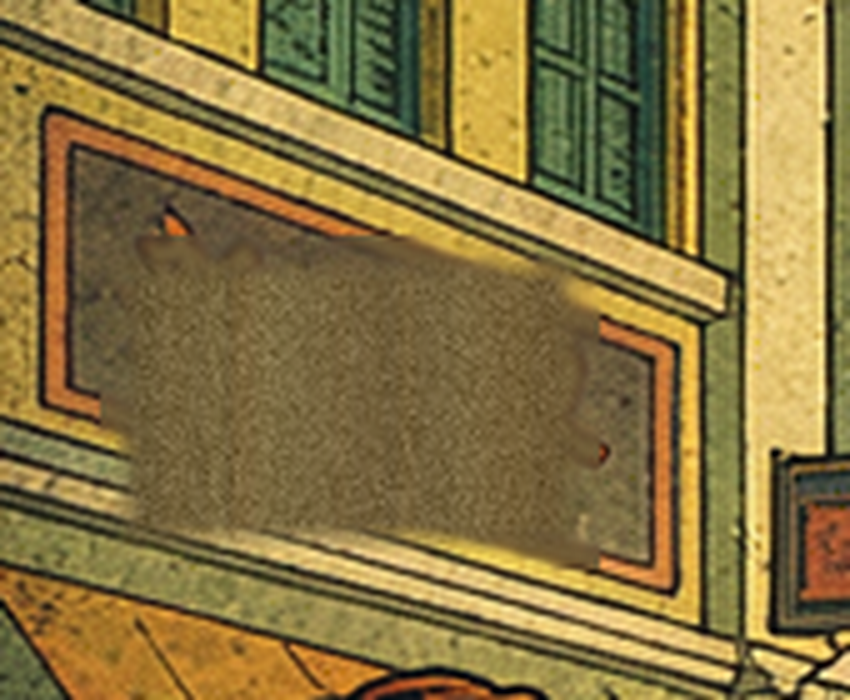

The Python source for this figure:
import numpy as np
from PIL import Image, ImageFilter

im = Image.open('assets/og/_v3_clean.png').convert('RGB')
X0,Y0,X1,Y1 = 62, 520, 157, 581
a = np.asarray(im.crop((X0,Y0,X1,Y1))).astype(np.float64)

# 逐列均值填充（保留招牌橫向光影漸變）+ 低頻垂直漸變
h, w, _ = a.shape
colmean = a.mean(axis=0)                      # 每列均值 (w,3)
fill = np.tile(colmean, (h,1,1))
# 噪點
noise = np.asarray(Image.effect_noise((w,h), 9).convert('L')).astype(np.float64) - 128
out = fill + noise[:,:,None]*0.9
out = out.clip(0,255).astype(np.uint8)

# 與原區域羽化混合（邊緣 6px 漸變，避免直邊）
orig = a.astype(np.float64)
mask = np.ones((h,w), dtype=np.float64)
F=6
for yy in range(h):
    for xx in range(w):
        d = min(xx, w-1-xx, yy, h-1-yy)
        if d < F: mask[yy,xx] = d/F
mask3 = mask[:,:,None]
blend = out*mask3 + orig*(1-mask3)
im.paste(Image.fromarray(blend.clip(0,255).astype(np.uint8)), (X0,Y0))
im.save('assets/og/_v3_clean.png')
im.crop((40,470,210,610)).resize((850,700), Image.LANCZOS).save('tools/_fixA2.png')
print('done')
